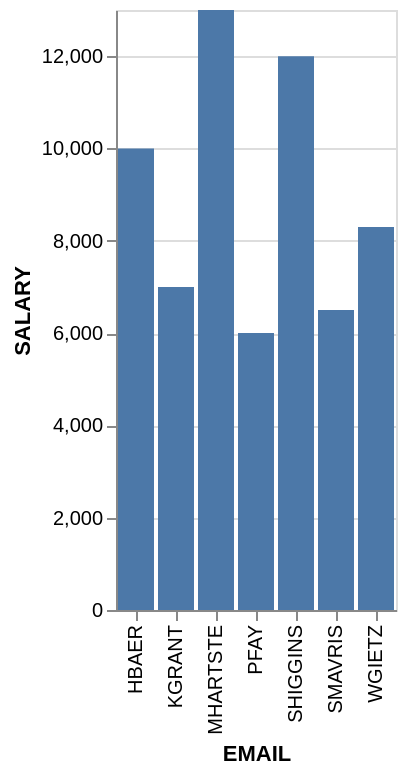

Vega-Lite specification for this chart:
### Vega-Lite specification from a JSON file in a GitHub repository (floating-point values rounded to 4 significant figures)
{"data": {"values": [{"x_data": "HBAER", "y_data": 10000}, {"x_data": "KGRANT", "y_data": 7000}, {"x_data": "MHARTSTE", "y_data": 13000}, {"x_data": "PFAY", "y_data": 6000}, {"x_data": "SHIGGINS", "y_data": 12000}, {"x_data": "SMAVRIS", "y_data": 6500}, {"x_data": "WGIETZ", "y_data": 8300}]}, "mark": "bar", "encoding": {"x": {"field": "x_data", "type": "nominal", "title": "EMAIL", "sort": "ascending"}, "y": {"field": "y_data", "type": "quantitative", "title": "SALARY"}}}
